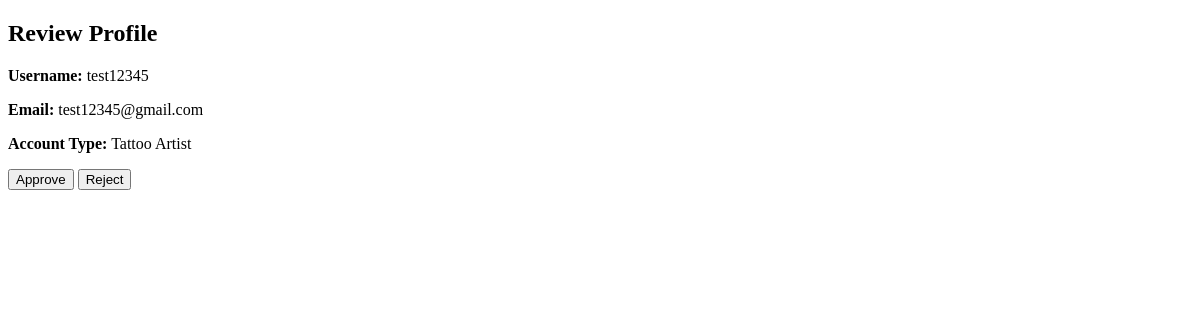
The app's page /review-profile/1/ (signed in) with its own data.
### users/models.py (models this page shows, shortened)
class Profile(models.Model):
    user = models.OneToOneField(User, on_delete=models.CASCADE)
    account_type = models.CharField(max_length=20, choices=USER_TYPE_CHOICES)
    status = models.CharField(max_length=20, default='pending', choices=[('pending', 'На проверке'), ('active', 'Активный')])
    bio = models.TextField(blank=True, null=True)
    profile_image = models.ImageField(upload_to='profile_images/', blank=True, null=True)
    verification_status = models.CharField(max_length=20, default='pending', choices=[('pending', 'На проверке'), ('approved', 'Одобрен'), ('rejected', 'Отклонён')])
    is_email_verified = models.BooleanField(default=False)

### users/views.py (the view, shortened to what this page needs)
# urls.py: path('review-profile/<int:profile_id>/', views.review_profile, name='review_profile'),  # Добавлен маршрут для просмотра профиля
@user_passes_test(is_admin)
def review_profile(request, profile_id):
    profile = get_object_or_404(Profile, id=profile_id)
    return render(request, 'users/review_profile.html', {'profile': profile})

### users/views.py (called while the page is built)
def is_admin(user):
    return user.is_staff

### users/templates/users/review_profile.html (shortened to what this page needs)
{% extends 'base.html' %}
{% block content %}
<div class="container">
    <h2>Review Profile</h2>
    <p><strong>Username:</strong> {{ profile.user.username }}</p>
    <p><strong>Email:</strong> {{ profile.user.email }}</p>
    <p><strong>Account Type:</strong> {{ profile.get_account_type_display }}</p>
    <form method="post">
        <button type="submit" name="approve">Approve</button>
        <button type="submit" name="reject">Reject</button>
    </form>
</div>
{% endblock %}

### records on screen
Profile: user.username "test12345", user.email "test12345@gmail.com", account_type "Tattoo Artist"
